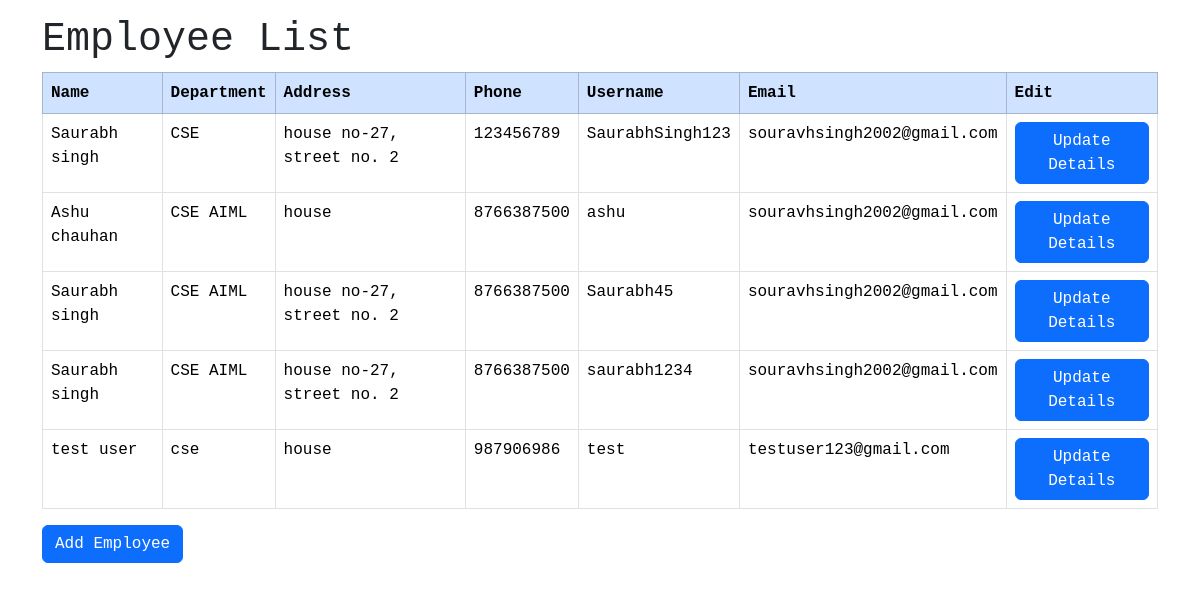
The page /auth/view-employees/ on the database its author committed.
### AuthApp/models.py (models this page shows, shortened)
class EmployeeDetails(models.Model):
    user = models.ForeignKey(User, on_delete=models.CASCADE,null=True)
    name = models.CharField(max_length=100)
    department = models.CharField(max_length=100)
    address = models.CharField(max_length=100)
    phone = models.IntegerField()

### AuthApp/views.py (the view)
# urls.py: path('view-employees/',ViewEmployees.as_view(),name='view-employees'),
class ViewEmployees(View):
    def get(self, request):
        employees = EmployeeDetails.objects.select_related('user').all()
        return render(request, 'AuthApp/viewEmployees.html', {'employees': employees})

### AuthApp/templates/AuthApp/viewEmployees.html (shortened to what this page needs)
{% extends "AuthApp/base.html" %}
{% block content %}
    <div class='container mt-3 font-monospace'>
        <h1>Employee List</h1>
        <div class="table-responsive">
            <table class="table table-bordered">
                <thead class="table-primary">
                    <tr>
                        <th>Name</th>
                        <th>Department</th>
                        <th>Address</th>
                        <th>Phone</th>
                        <th>Username</th>
                        <th>Email</th>
                        <th>Edit</th>
                    </tr>
                </thead>
                <tbody>
                    {% for employee in employees %}
                        <tr>
                            <td>{{ employee.name }}</td>
                            <td>{{ employee.department }}</td>
                            <td>{{ employee.address }}</td>
                            <td>{{ employee.phone }}</td>
                            <td>{{ employee.user.username }}</td>
                            <td>{{ employee.user.email }}</td>
                            <td><a href="{% url 'edit-employee' employee.user.username %}" class="btn btn-primary">Update Details</a></td>
                        </tr>
                    {% endfor %}
                </tbody>
            </table>
        </div>
        <a href="{% url 'index' %}" class="btn btn-primary">Add Employee</a>
    </div>
{% endblock %}

### rows shown on the page
EmployeeDetails: name "Saurabh singh", department "CSE", address "house no-27, street no. 2", phone "123456789", user.username "SaurabhSingh123", user.email "souravhsingh2002@gmail.com"
EmployeeDetails: name "Ashu chauhan", department "CSE AIML", address "house", phone "8766387500", user.username "ashu", user.email "souravhsingh2002@gmail.com"
EmployeeDetails: name "Saurabh singh", department "CSE AIML", address "house no-27, street no. 2", phone "8766387500", user.username "Saurabh45", user.email "souravhsingh2002@gmail.com"
EmployeeDetails: name "Saurabh singh", department "CSE AIML", address "house no-27, street no. 2", phone "8766387500", user.username "saurabh1234", user.email "souravhsingh2002@gmail.com"
EmployeeDetails: name "test user", department "cse", address "house", phone "987906986", user.username "test", user.email "testuser123@gmail.com"
